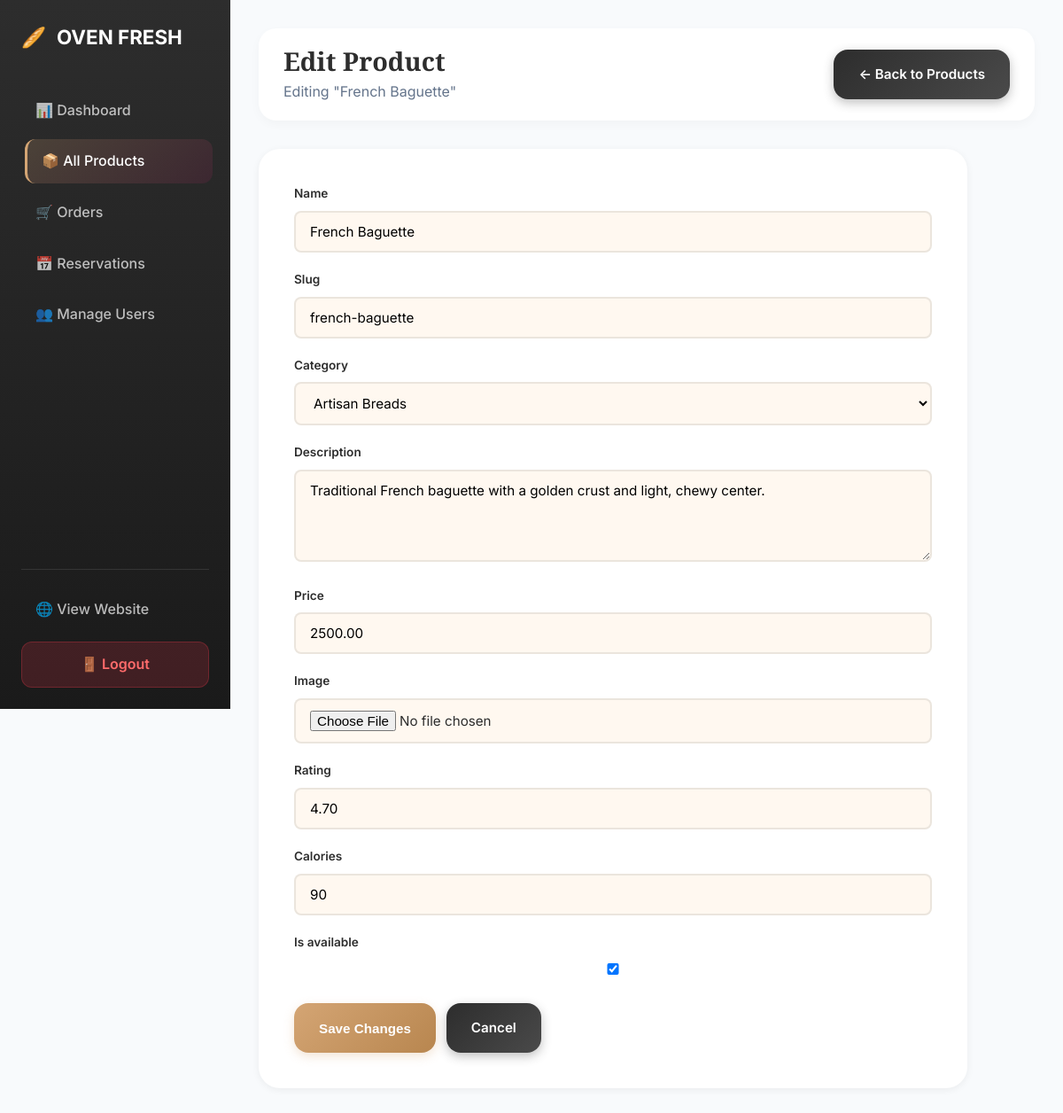
The app's page /panel/products/2/edit/ (signed in) with its own data.
### shop/models.py (models this page shows, shortened)
class Product(models.Model):
    name = models.CharField(max_length=200)
    slug = models.SlugField(unique=True)
    category = models.ForeignKey(Category, on_delete=models.CASCADE, related_name='products')
    description = models.TextField()
    price = models.DecimalField(max_digits=10, decimal_places=2)
    image = models.ImageField(upload_to='products/', default='default.jpg')
    rating = models.DecimalField(max_digits=3, decimal_places=2, default=4.5)
    calories = models.IntegerField(default=0, blank=True, null=True)
    is_available = models.BooleanField(default=True)
    created_at = models.DateTimeField(auto_now_add=True)
    class Meta:
        ordering = ['-created_at']

### shop/views.py (the view)
    def wrapper(request, *args, **kwargs):
        if not request.user.is_authenticated:
            return redirect('login')
        is_main_admin = request.user.is_superuser or request.user.groups.filter(name='Main Admin').exists()
        is_manager = request.user.groups.filter(name='Manager').exists()
        if not (is_main_admin or is_manager):
            messages.error(request, "Access denied.")
            return redirect('home')
        return view_func(request, *args, **kwargs)

### shop/forms.py
class ProductForm(forms.ModelForm):
    class Meta:
        model = Product
        fields = ['name', 'slug', 'category', 'description', 'price', 'image', 'rating', 'calories', 'is_available']
        widgets = {
            'name': forms.TextInput(attrs={'class': 'form-input', 'placeholder': 'Product Name'}),
            'slug': forms.TextInput(attrs={'class': 'form-input', 'placeholder': 'product-slug'}),
            'category': forms.Select(attrs={'class': 'form-input'}),
            'description': forms.Textarea(attrs={'class': 'form-input', 'rows': 4, 'placeholder': 'Product description'}),
            'price': forms.NumberInput(attrs={'class': 'form-input', 'step': '0.01', 'min': '0'}),
            'image': forms.FileInput(attrs={'class': 'form-input'}),
            'rating': forms.NumberInput(attrs={'class': 'form-input', 'step': '0.01', 'min': '0', 'max': '5'}),
            'calories': forms.NumberInput(attrs={'class': 'form-input', 'min': '0'}),
            'is_available': forms.CheckboxInput(attrs={'class': 'form-checkbox'}),
        }

### shop/context_processors.py (called while the page is built)
def cart_context(request):
    cart = Cart(request)
    is_admin_user = False
    if request.user.is_authenticated:
        is_admin_user = request.user.is_superuser or request.user.groups.filter(name__in=['Main Admin', 'Manager']).exists()
    return {
        'cart': cart,
        'cart_count': len(cart),
        'cart_total': cart.get_total_price(),
        'is_admin_user': is_admin_user,
    }

    def __len__(self):
        return sum(item['quantity'] for item in self.cart.values())

    def get_total_price(self):
        return sum(Decimal(item['price']) * item['quantity'] for item in self.cart.values())

### shop/models.py (called while the page is built)
    def __str__(self):
        return self.name

### shop/views.py (called while the page is built)
def admin_required(view_func):
    def wrapper(request, *args, **kwargs):
        if not request.user.is_authenticated:
            return redirect('login')
        is_main_admin = request.user.is_superuser or request.user.groups.filter(name='Main Admin').exists()
        is_manager = request.user.groups.filter(name='Manager').exists()
        if not (is_main_admin or is_manager):
            messages.error(request, "Access denied.")
            return redirect('home')
        return view_func(request, *args, **kwargs)
    return wrapper

### shop/templates/admin_product_form.html (shortened to what this page needs)
{% load static %}
<!DOCTYPE html>
<html lang="en">
<head>
    <link rel="stylesheet" href="{% static 'css/style.css' %}">
</head>
<body class="dashboard-body">
    <div class="dashboard-layout">
        <aside class="sidebar">
            <div class="sidebar-logo"><span>🥖</span> OVEN FRESH</div>
            <ul class="sidebar-menu">
                <li><a href="{% url 'dashboard' %}">📊 Dashboard</a></li>
                <li><a href="{% url 'admin_products' %}" class="active">📦 All Products</a></li>
                <li><a href="{% url 'admin_orders' %}">🛒 Orders</a></li>
                <li><a href="{% url 'admin_reservations' %}">📅 Reservations</a></li>
                {% if is_main_admin %}
                <li><a href="{% url 'admin_users' %}">👥 Manage Users</a></li>
                {% endif %}
            </ul>
            <div class="sidebar-footer">
                <a href="{% url 'home' %}" class="sidebar-link" target="_blank">🌐 View Website</a>
                <a href="{% url 'logout' %}" class="logout-btn" style="text-decoration:none;display:block;text-align:center;margin-top:12px;">🚪 Logout</a>
            </div>
        </aside>
        <main class="main-content">
            <div class="top-bar">
                <div>
                    <h1>{{ title }}</h1>
                    <p style="color:#64748b;margin-top:4px;">
                        {% if product %}Editing "{{ product.name }}"{% else %}Add a new item to your menu{% endif %}
                    </p>
                </div>
                <a href="{% url 'admin_products' %}" class="action-btn admin-only" style="text-decoration:none;">← Back to Products</a>
            </div>
            <div class="checkout-form-section" style="max-width:800px;">
                <form method="post" enctype="multipart/form-data">
                    {% for field in form %}
                    <div class="form-group">
                        <label>{{ field.label }}</label>
                        {{ field }}
                    </div>
                    {% endfor %}
                    <div style="display:flex;gap:12px;margin-top:24px;">
                        <button type="submit" class="action-btn bakery" style="border:none;cursor:pointer;font-size:0.95rem;">
                            {% if product %}Save Changes{% else %}Create Product{% endif %}
                        </button>
                        <a href="{% url 'admin_products' %}" class="action-btn admin-only" style="text-decoration:none;">Cancel</a>
                    </div>
                </form>
            </div>
        </main>
    </div>
</body>
</html>

### shop/static/css/style.css (style rules this page uses)
* { margin: 0; padding: 0; box-sizing: border-box; }
:root { --cream: #FFF8F0; --cream-dark: #F5E6D3; --dark: #2D2D2D; --dark-soft: #4A4A4A; --bakery-gold: #D4A574; --bakery-gold-dark: #B8864F; --bakery-light: #F5E6D3; --restaurant-burgundy: #8B2252; --restaurant-burgundy-dark: #6B1A3F; --restaurant-rose: #E8A5A5; --restaurant-light: #F5E0E0; --success: #4CAF50; --shadow-sm: 0 2px 8px rgba(0,0,0,0.06); --shadow-md: 0 8px 24px rgba(0,0,0,0.1); --shadow-lg: 0 20px 60px rgba(0,0,0,0.15); --radius-sm: 8px; --radius-md: 16px; --radius-lg: 24px; --radius-xl: 32px; }
body { font-family: 'Inter', -apple-system, BlinkMacSystemFont, sans-serif; background: var(--cream); color: var(--dark); line-height: 1.6; overflow-x: hidden; }
h1, h2, h3, h4 { font-family: 'Playfair Display', serif; font-weight: 700; line-height: 1.2; }
a { text-decoration: none; color: inherit; }
.checkout-form-section { background: white; padding: 40px; border-radius: var(--radius-lg); box-shadow: var(--shadow-sm); }
.form-group { margin-bottom: 20px; }
.form-group label { display: block; font-size: 0.85rem; font-weight: 600; margin-bottom: 8px; color: var(--dark); }
.form-input, .form-group input, .form-group select, .form-group textarea { width: 100%; padding: 12px 16px; border: 2px solid rgba(0,0,0,0.08); border-radius: var(--radius-sm); font-size: 0.95rem; font-family: inherit; background: var(--cream); transition: all 0.3s; }
.dashboard-body { background: #f8fafc; margin: 0; }
.dashboard-layout { display: flex; min-height: 100vh; }
.sidebar { width: 260px; background: linear-gradient(180deg, #2D2D2D 0%, #1a1a1a 100%); color: white; padding: 24px; display: flex; flex-direction: column; position: fixed; height: 100vh; z-index: 50; }
.sidebar-logo { font-size: 1.4rem; font-weight: 700; margin-bottom: 40px; display: flex; align-items: center; gap: 12px; }
.sidebar-menu { list-style: none; flex: 1; padding: 0; }
.sidebar-menu li { margin-bottom: 8px; }
.sidebar-menu a, .sidebar-link { display: flex; align-items: center; gap: 12px; padding: 12px 16px; color: rgba(255,255,255,0.7); text-decoration: none; border-radius: 12px; transition: all 0.3s ease; font-weight: 500; }
.sidebar-menu a:hover, .sidebar-menu a.active { background: rgba(255,255,255,0.1); color: white; transform: translateX(4px); }
.sidebar-menu a.active { background: linear-gradient(135deg, rgba(212, 165, 116, 0.2), rgba(139, 34, 82, 0.2)); border-left: 3px solid #D4A574; }
.sidebar-footer { margin-top: auto; padding-top: 20px; border-top: 1px solid rgba(255,255,255,0.1); }
.logout-btn { width: 100%; padding: 12px; background: rgba(220, 53, 69, 0.2); color: #ff6b6b; border: 1px solid rgba(220, 53, 69, 0.3); border-radius: 12px; cursor: pointer; font-weight: 600; transition: all 0.3s; margin-top: 12px; }
.main-content { flex: 1; margin-left: 260px; padding: 32px; }
.top-bar { display: flex; justify-content: space-between; align-items: center; background: white; padding: 20px 28px; border-radius: 20px; box-shadow: 0 4px 12px rgba(0,0,0,0.03); margin-bottom: 32px; }
.top-bar h1 { margin: 0; font-family: 'Playfair Display', serif; font-size: 1.8rem; }
.action-btn { display: flex; align-items: center; gap: 10px; padding: 16px 28px; border-radius: 16px; font-weight: 600; text-decoration: none; transition: all 0.3s ease; color: white; font-size: 0.95rem; }
.action-btn.bakery { background: linear-gradient(135deg, #D4A574, #B8864F); box-shadow: 0 4px 12px rgba(212, 165, 116, 0.3); }
.action-btn.admin-only { background: linear-gradient(135deg, #2D2D2D, #4A4A4A); box-shadow: 0 4px 12px rgba(45, 45, 45, 0.3); }

### records on screen
Product: name "French Baguette", form "French Baguette" "french-baguette" "Artisan Breads" "Traditional French baguette with a golden crust and light, chewy center." "2500.00" "4.70" "90" "☑"

### other values on screen
{{ title }} "Edit Product"
{{ field.label }} "Name" "Slug" "Category" "Description" "Price" "Image" "Rating" "Calories" "Is available"
